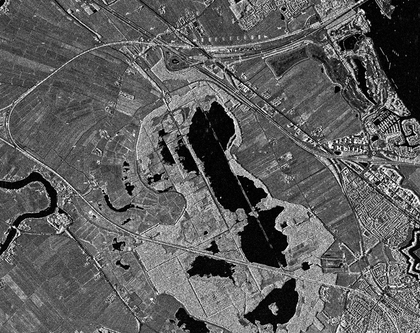
%> input picture 8.png, 420 x 333 px, shrunk from 1044 x 828 before the run
$ octave my_rayleigh.m   (GNU Octave 9; MATLAB toolbox functions it lacks are replaced by stand-ins)
%> lines starting %> are read from the running program, lines starting %| are printed output that depends on the picture
close all; clear all;

%% Исходное изображение
orig_image = imread('8.png'); % считывание исходного изображения
%> orig_image is the input picture: size 333x420x3 uint8; mean R, G, B 93.6, 93.6, 93.6
orig_image = rgb2gray(orig_image); % перевод изображения в полутон. вид
%> orig_image: size 333x420 uint8
orig_image = im2double(orig_image);
%> orig_image: size 333x420 double
figure(1); imshow(orig_image,[]); % вывод исходного изображения

%% Базовые для всей программы переменные
%Wavefuncs = {'haar', 'sym2', 'sym3', 'sym4', 'sym5', 'sym6', 'sym7', 'sym8', 'bior 1.1', 'bior 1.3', 'bior 1.5', 'bior 2.2', 'bior 2.4', 'bior 2.6', 'bior 2.8', 'bior 3.1', 'bior 3.3', 'bior 3.5', 'bior 3.7', 'bior 3.9', 'bior 4.4', 'bior 5.5', 'bior 6.8', 'db2', 'db3', 'db4', 'db5', 'db6', 'db7', 'db10', 'db20', 'coif2',  'coif3',  'coif4',  'coif5', 'rbio1.1', 'rbio 1.3', 'rbio 1.5', 'rbio 2.2', 'rbio 2.4', 'rbio 2.6', 'rbio 2.8', 'rbio 3.1', 'rbio 3.3', 'rbio 3.5', 'rbio 3.7', 'rbio 3.9', 'rbio 4.4', 'rbio 5.5', 'rbio 6.8', 'dmey'}; % тип вейвлета
Wavefuncs = {'db10'}; % тип вейвлета
[si1, si2] = size(Wavefuncs);
N = 1; % уровень разложения
[n_size,m_size] = size(orig_image); % размеры изображения
%> n_size = 333; m_size = 420
number_of_pixels = n_size * m_size; % количество пикселей
%> number_of_pixels = 139860

%% Шум Рэлея
ar = 0; br = 20;
W = rand(n_size,m_size);
W(W==0) = 0.001;
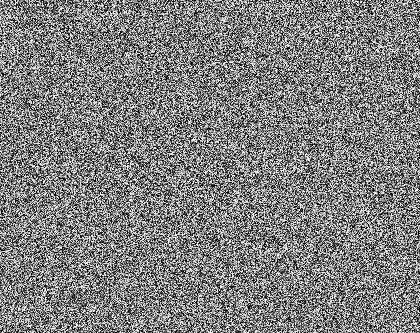
%> W: size 333x420 double; min 1.22e-05, max 1, mean 0.5
Z = ar + sqrt(-br.*log(W));
rayle_noise = orig_image + 0.1*Z;
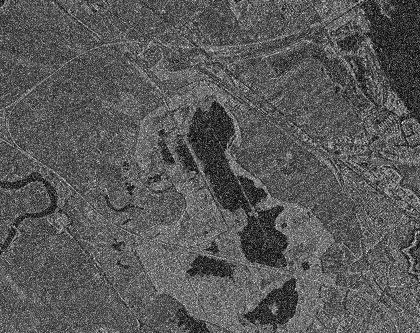
%> rayle_noise: size 333x420 double; min 0.0157, max 2.16, mean 0.764; drawn with min black and max white
figure(2); imshow(rayle_noise,[]);

min_err = 1;
best_wave = 'a';
for wave = 1:1.0:si2 % рассматриваем разные вейвлеты
    Wavefun = Wavefuncs{wave};
    [C,S] = wavedec2(rayle_noise,N,Wavefun); % декомпозиция
    [mc,nc]=size(C);
    Cn = C;
    S
    nk = 0;
    for j = 1:N
        nk = nk + S(N+2-j,1) * S(N+2-j,2) * 3;
        nf = nc - nk;
        Cn(nf:end) = zeros(1,nc-nf+1);
        no_rayle = waverec2(Cn,S,Wavefun); % реконструкция
        no_rayle = no_rayle -  min(no_rayle (:)); %нормировка
        no_rayle = no_rayle /max(no_rayle (:)); %нормировка
        no_rayle = imadjust(no_rayle);
        figure(4); imshow(no_rayle,[]);
        subtraction = orig_image - no_rayle;
        pow = subtraction.^2;
        err = sum(pow(:)) / number_of_pixels
        %pause;
        if (min_err > err) % ищем минимальную ошибку
            min_err = err;
            best_wave = Wavefun;
        end
    end
    Wavefun
    %pause;
end
%> this loop made 1 pass
%> S on pass 1: [176 219; 176 219; 333 420]
%> pass 1, `for j = 1:N nk = nk + S(N+2-j,1) * S(N+2-j,2) * 3; nf = nc - nk; Cn(nf..`:
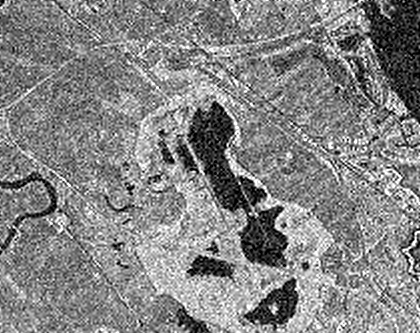
%> displayed picture: size 333x420, on the screen's scale of 0 to 255; min 0, max 255, mean 132.3
%> after the loop, best_wave = 'db10'; min_err = 0.0425
min_err
%> min_err = 0.0425
best_wave
%> best_wave = 'db10'

%% Обработка с помощью низкочастотного фильтра Баттерворта
FT_img = fft2(double(rayle_noise));
n = 2;
D0 = 200;
u = 0:(n_size-1);
%> u = 333 values from 0 to 332
v = 0:(m_size-1);
%> v = 420 values from 0 to 419
idx = find(u > n_size/2);
%> idx = 166 values from 168 to 333
u(idx) = u(idx) - n_size;
idy = find(v > m_size/2);
%> idy = 209 values from 212 to 420
v(idy) = v(idy) - m_size;
[V, U] = meshgrid(v, u);
D = sqrt(U.^2 + V.^2);
H = 1./(1 + (D./D0).^(2*n));
G = H.*FT_img;
output_image = real(ifft2(double(G)));
output_image = output_image -  min(output_image(:)); %нормировка
output_image = output_image/max(output_image(:)); %нормировка
figure(6); output_image = imadjust(output_image);
%> after `output_image = imadjust(output_image)`:
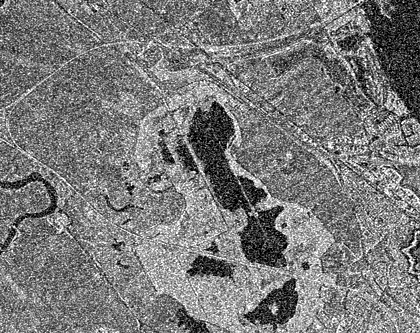
%> output_image: size 333x420 double; min 0, max 1, mean 0.48
imshow(output_image, [ ]);
subtraction = orig_image - output_image;
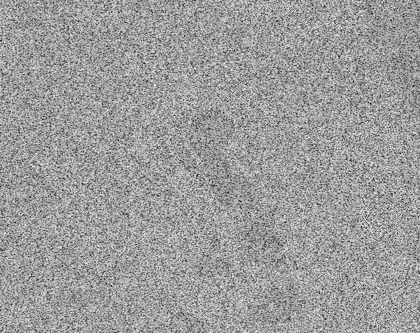
%> subtraction: size 333x420 double; min -0.822, max 0.332, mean -0.113; drawn with min black and max white
pow = subtraction.^2;
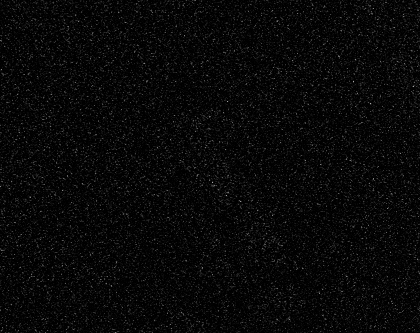
%> pow: size 333x420 double; min 0, max 0.676, mean 0.0335
filtr_err = sum(pow(:)) / number_of_pixels
%> filtr_err = 0.0335

$ run again, with 4.png copied over 8.png
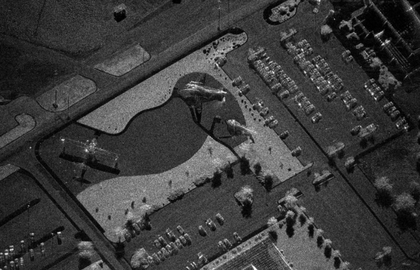
%> input picture 4.png, 420 x 270 px, shrunk from 1083 x 696 before the run
%> orig_image is the input picture: size 270x420x3 uint8; min 0, max 251, mean 59.7
%> the loop `for wave = 1:1.0:si2` made 1 pass
%> S on pass 1: [144 219; 144 219; 270 420]
%> pass 1, `for j = 1:N nk = nk + S(N+2-j,1) * S(N+2-j,2) * 3; nf = nc - nk; Cn(nf..`:
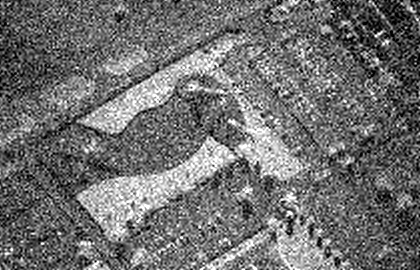
%> displayed picture: size 270x420, on the screen's scale of 0 to 255; min 0, max 255, mean 111.8
%> after the loop `for wave = 1:1.0:si2`: best_wave = 'db10'; min_err = 0.062
%> `best_wave`: best_wave = 'db10'
%> `pow = subtraction.^2;`:
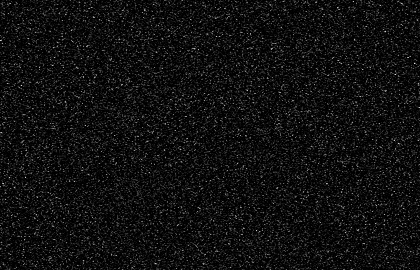
%> pow: size 270x420 double; min 0, max 0.9, mean 0.0634
%> filtr_err = 0.0634

$ run again, with 88.jpg saved as 8.png
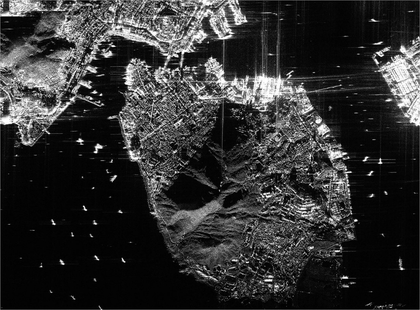
%> input picture 88.jpg, 420 x 310 px, shrunk from 1104 x 814 before the run
%> orig_image is the input picture: size 310x420x3 uint8; min 0, max 255, mean 49.4
%> the loop `for wave = 1:1.0:si2` made 1 pass
%> S on pass 1: [164 219; 164 219; 310 420]
%> pass 1, `for j = 1:N nk = nk + S(N+2-j,1) * S(N+2-j,2) * 3; nf = nc - nk; Cn(nf..`:
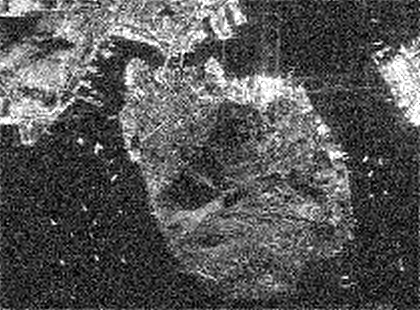
%> displayed picture: size 310x420, on the screen's scale of 0 to 255; min 0, max 255, mean 85.2
%> after the loop `for wave = 1:1.0:si2`: best_wave = 'db10'; min_err = 0.0341
%> `best_wave`: best_wave = 'db10'
%> `pow = subtraction.^2;`:
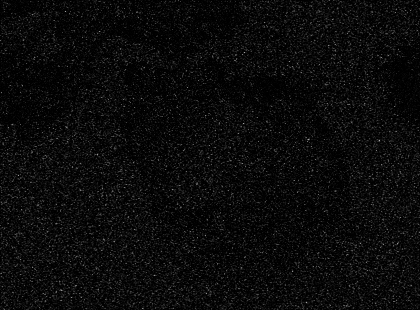
%> pow: size 310x420 double; min 0, max 0.682, mean 0.0428
%> filtr_err = 0.0428
